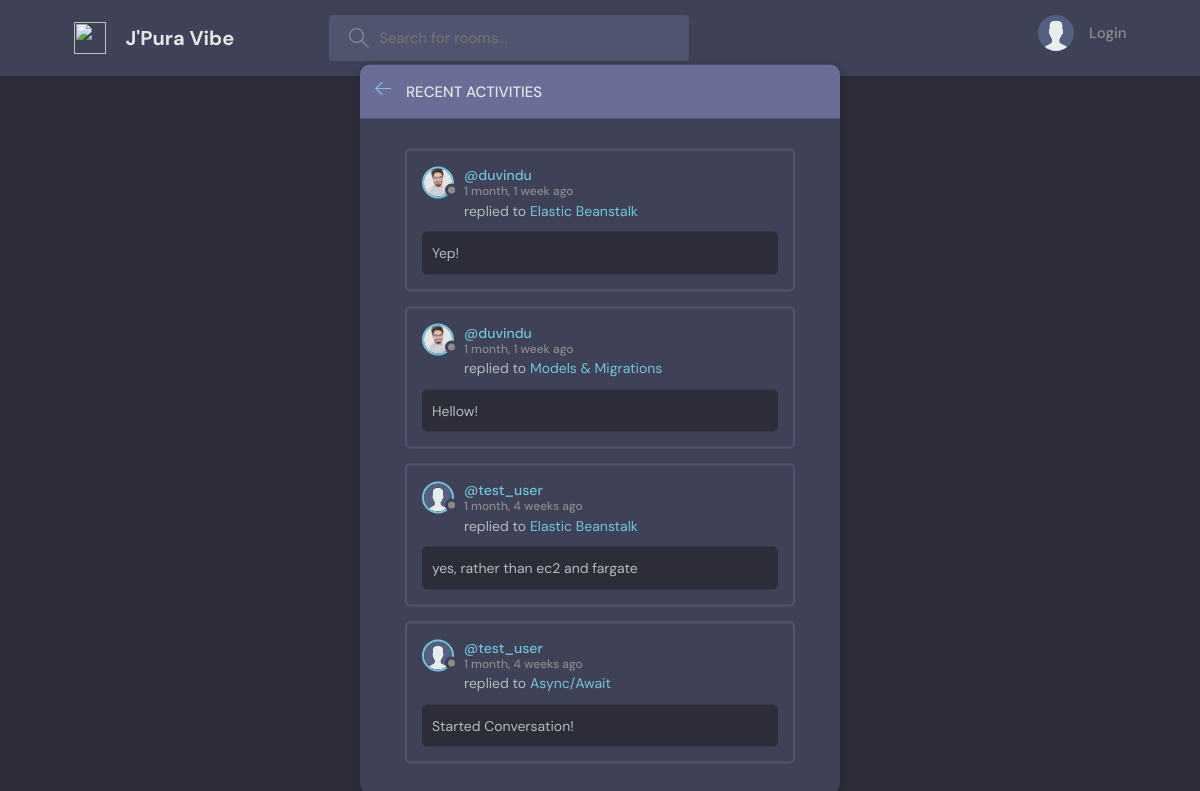
The page /activities/ on the database its author committed.
### home/models.py (models this page shows, shortened)
class Message(models.Model):
    user = models.ForeignKey(User, on_delete=models.CASCADE)
    room = models.ForeignKey(Room, on_delete=models.CASCADE)
    body = models.TextField()
    created = models.DateTimeField(auto_now_add=True)
    class Meta:
        ordering = ['-created']

class Profile(models.Model):
    user = models.OneToOneField(User, on_delete=models.CASCADE)
    image = models.ImageField(upload_to='profile_pics/', null=True)

class Room(models.Model):
    host = models.ForeignKey(User, on_delete=models.CASCADE)
    topic = models.ForeignKey(Topic, on_delete=models.CASCADE)
    name = models.CharField(max_length=200)
    description = models.TextField(blank=True, null=True)
    participants = models.ManyToManyField(User, related_name='participants')
    created = models.DateTimeField(auto_now_add=True)
    class Meta:
        ordering = ['-created']

### home/views.py (the view)
# urls.py: path('activities/', activityView, name = 'activity-view'),
def activityView(request):
    activities = Message.objects.all()
    context = {'activities':activities}
    return render(request, 'home/activity.html', context)

### home/templates/home/activity.html
{% extends 'base.html' %}
{% load static %}
{% block content %}
    <main class="layout">
      <div class="container">
        <div class="layout__box">
          <div class="layout__boxHeader">
            <div class="layout__boxTitle">
              <a href="{% url 'home' %}">
                <svg version="1.1" xmlns="http://www.w3.org/2000/svg" width="32" height="32" viewBox="0 0 32 32">
                  <title>arrow-left</title>
                  <path
                    d="M13.723 2.286l-13.723 13.714 13.719 13.714 1.616-1.611-10.96-10.96h27.625v-2.286h-27.625l10.965-10.965-1.616-1.607z"
                  ></path>
                </svg>
              </a>
              <h3>Recent Activities</h3>
            </div>
          </div>
          <div class="activities-page layout__body">
            {% for activity in activities %}
              <div class="activities__box">
                <div class="activities__boxHeader roomListRoom__header">
                  <a href="{% url 'profile' activity.user.username %}" class="roomListRoom__author">
                        {% if request.user == activity.user %}
                         {% if activity.user.profile.image %}
                            <div class="avatar avatar--small active">
                                <img src="{{activity.user.profile.image.url}}" />
                            </div>
                         {% else %}
                            <div class="avatar avatar--small active">
                                <img src="{% static 'images/avatar.svg' %}" />
                            </div>
                         {% endif %}
                        {% else %}
                         {% if activity.user.profile.image %}
                            <div class="avatar avatar--small">
                                <img src="{{activity.user.profile.image.url}}" />
                            </div>
                         {% else %}
                            <div class="avatar avatar--small">
                                <img src="{% static 'images/avatar.svg' %}" />
                            </div>
                         {% endif %}
                        {% endif %}
                    <p>
                      @{{activity.user.username}}
                      <span>{{activity.created|timesince}} ago</span>
                    </p>
                  </a>
                </div>
                <div class="activities__boxContent">
                  <p>replied to <a href="{% url 'room' activity.room.pk %}">{{activity.room.name}}</a></p>
                  <div class="activities__boxRoomContent">
                    {{activity.body}}
                  </div>
                </div>
              </div>
            {% endfor %}
          </div>
        </div>
      </div>
    </main>
{% endblock content %}

### static/css/style.css (style rules this page uses)
:root { --color-main: #71c6dd; --color-main-light: #e1f6fb; --color-dark: #3f4156; --color-dark-medium: #51546e; --color-dark-light: #696d97; --color-light: #e5e5e5; --color-gray: #8b8b8b; --color-light-gray: #b2bdbd; --color-bg: #2d2d39; --color-success: #5dd693; --color-error: #fc4b0b; }
* { font-family: "DM Sans", -apple-system, BlinkMacSystemFont, "Segoe UI", Roboto, Oxygen, Ubuntu, Cantarell, "Open Sans", "Helvetica Neue", sans-serif; margin: 0; padding: 0; box-sizing: border-box; text-rendering: optimizeLegibility; font-size: inherit; }
html { font-size: 56.25%; }
@media only screen and (min-width: 1200px) { html { font-size: 62.5%; } }
body { line-height: 1.6; font-weight: 400; font-size: 1.5rem; color: var(--color-light-gray); background-color: var(--color-bg); min-height: 100vh; }
img { width: 100%; }
a { display: inline-block; color: var(--color-main); text-decoration: none; }
.container { max-width: 120rem; width: 90%; margin: auto; }
.avatar { position: relative; display: inline-block; border-radius: 50%; border: 2px solid var(--color-main); }
.avatar img { display: block; border-radius: 50%; object-fit: cover; object-position: center; }
.avatar::after { content: ""; display: block; position: absolute; background-color: var(--color-gray); z-index: 111; border-radius: 50%; border: 0.3rem solid var(--color-dark); }
.avatar.avatar--small img { width: 2.8rem; height: 2.8rem; }
.avatar.avatar--small:after { width: 0.7rem; height: 0.7rem; bottom: 0px; right: -6px; }
.layout { margin-top: 2.4rem; }
.layout > .container { display: flex; justify-content: space-between; align-items: flex-start; }
.layout__box { width: 90%; max-width: 48rem; min-height: 40rem; position: absolute; top: 50%; left: 50%; transform: translate(-50%, -46%); background-color: var(--color-dark); border-radius: 1rem; box-shadow: 1px 1px 6px 3px rgba(0, 0, 0, 0.1); overflow: hidden; }
.layout__boxHeader { display: flex; padding: 1.5rem; background-color: var(--color-dark-light); }
.layout__boxTitle { display: flex; gap: 1.5rem; align-items: center; }
.layout__boxTitle h3 { text-transform: uppercase; font-weight: 500; color: var(--color-light); }
.layout__boxTitle svg { width: 1.6rem; height: 1.6rem; fill: var(--color-main); }
.layout__body { margin: 3rem; }
.roomListRoom__header { display: flex; justify-content: space-between; align-items: center; }
.roomListRoom__author { font-weight: 500; display: flex; align-items: center; gap: 1rem; }
.activities__box { margin: 1.5rem; padding: 1.5rem; border: 2px solid var(--color-dark-medium); border-radius: 5px; }
.activities__boxHeader p { font-size: 1.4rem; line-height: 1.3; }
.activities__boxHeader p span { color: var(--color-gray); font-size: 1.2rem; display: block; }
.activities__boxContent { margin-left: 4.2rem; }
.activities__boxContent { font-size: 1.4rem; }
.activities__boxRoomContent { background: var(--color-bg); padding: 1rem; border-radius: 5px; margin-top: 1rem; margin-left: -4.2rem; }

### rows shown on the page
Message: user.profile.image (picture), user.username "duvindu", created "1 month, 1 week", room.name "Elastic Beanstalk", body "Yep!"
Message: user.profile.image (picture), user.username "duvindu", created "1 month, 1 week", room.name "Models & Migrations", body "Hellow!"
Message: user.username "test_user", created "1 month, 4 weeks", room.name "Elastic Beanstalk", body "yes, rather than ec2 and fargate"
Message: user.username "test_user", created "1 month, 4 weeks", room.name "Async/Await", body "Started Conversation!"
